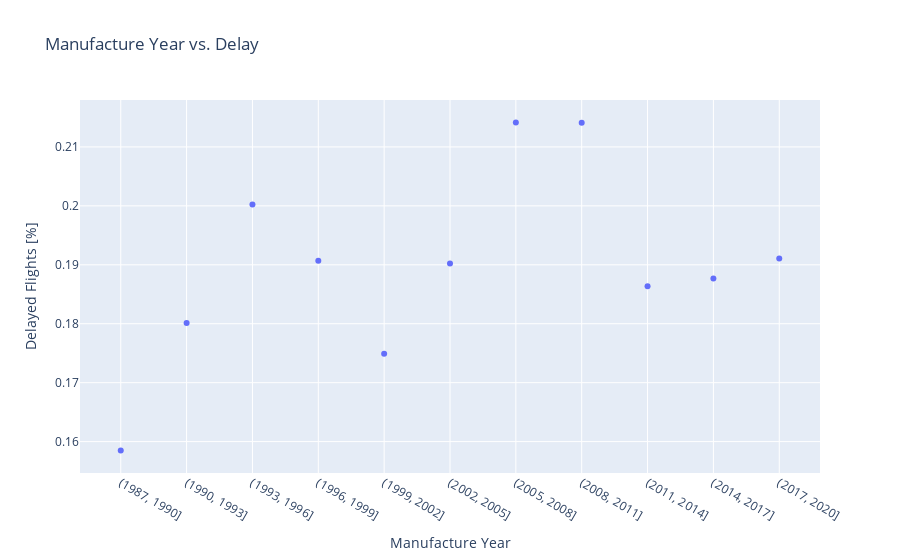

The code cell stored with this chart in its notebook:
### Markdown cell above
Chart based on data in `flight_delays_by_manufacture_year_agg_df`.

### Code cell
fig = px.scatter(flight_delays_by_manufacture_year_agg_df, 
                    x = 'manufacture_year_agg',
                    y = 'mean',
                    title= 'Manufacture Year vs. Delay'
                   )

fig.update_xaxes(title_text='Manufacture Year')

fig.update_yaxes(title_text='Delayed Flights [%]')

fig.show()

### Figure 1 — Plotly figure (JSON) as saved in the notebook; plotly's stock layout.template omitted (floating-point values rounded to 4 significant figures)
{"data": [{"hovertemplate": "manufacture_year_agg=%{x}<br>mean=%{y}<extra></extra>", "legendgroup": "", "marker": {"color": "#636efa", "symbol": "circle"}, "mode": "markers", "name": "", "orientation": "v", "showlegend": false, "type": "scatter", "x": ["(1987, 1990]", "(1990, 1993]", "(1993, 1996]", "(1996, 1999]", "(1999, 2002]", "(2002, 2005]", "(2005, 2008]", "(2008, 2011]", "(2011, 2014]", "(2014, 2017]", "(2017, 2020]"], "xaxis": "x", "y": [0.1585, 0.1801, 0.2002, 0.1907, 0.1749, 0.1902, 0.2142, 0.2141, 0.1863, 0.1877, 0.1911], "yaxis": "y"}], "layout": {"legend": {"tracegroupgap": 0}, "title": {"text": "Manufacture Year vs. Delay"}, "xaxis": {"anchor": "y", "domain": [0, 1], "title": {"text": "Manufacture Year"}}, "yaxis": {"anchor": "x", "domain": [0, 1], "title": {"text": "Delayed Flights [%]"}}}}
